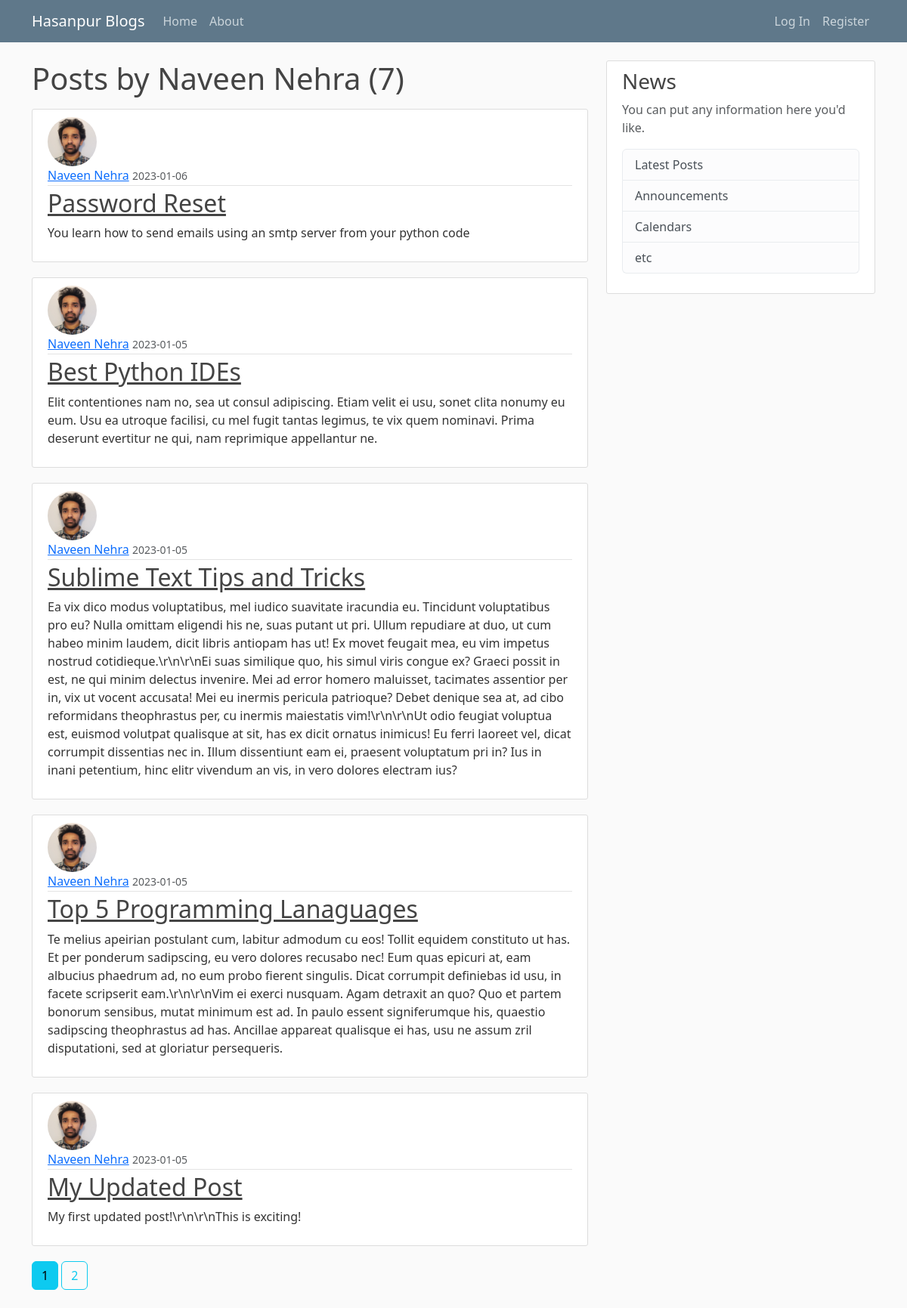
The page /user/Naveen Nehra on the database its author committed.
### blog_main/models.py (models this page shows, shortened)
class User(db.Model, UserMixin):
    id = db.Column(db.Integer, primary_key=True)
    username = db.Column(db.String(20), unique=True, nullable=False)
    email = db.Column(db.String(120), unique=True, nullable=False)
    image_file = db.Column(db.String(20), nullable=False, default='default.jpg')
    password = db.Column(db.String(60), nullable=False)
    posts = db.relationship('Post', backref='author', lazy=True)

class Post(db.Model):
    id = db.Column(db.Integer, primary_key=True)
    title = db.Column(db.String(100), nullable=False)
    date_posted = db.Column(db.DateTime, nullable=False, default=datetime.utcnow)
    content = db.Column(db.Text, nullable=False)
    user_id = db.Column(db.Integer, db.ForeignKey('user.id'), nullable=False)

### blog_main/users/routes.py (the view)
@users.route("/user/<string:username>")
def user_posts(username):
    page = request.args.get('page', 1, type=int)
    user = User.query.filter_by(username=username).first_or_404()
    posts = Post.query.filter_by(author=user)\
        .order_by(Post.date_posted.desc())\
        .paginate(page=page, per_page=5)
    return render_template('user_posts.html', posts=posts, user=user)

### blog_main/templates/user_posts.html
{% extends "layout.html" %}
{% block content %}
    <h1 class="mb-3">Posts by {{ user.username }} ({{ posts.total }})</h1>
    {% for post in posts.items %}
    <article class="media content-section">
        <img class="rounded-circle article-img" src="{{ url_for('static', filename='profile_pics/'+post.author.image_file) }}">
        <div class="media-body">
            <div class="article-metadata">
              <a class="mr-2" href="{{ url_for('users.user_posts', username=post.author.username) }}">{{ post.author.username }}</a>
              <small class="text-muted">{{ post.date_posted.strftime('%Y-%m-%d') }}</small>
            </div>
            <h2><a class="article-title" href="{{ url_for('posts.post', post_id=post.id) }}">{{ post.title }}</a></h2>
            <p class="article-content">{{ post.content }}</p>
        </div>
    </article>
    {% endfor %}
    {% for page_num in posts.iter_pages(left_edge=1, right_edge=1, left_current=1, right_current=1) %}
        {% if page_num %}
            {% if page_num == posts.page %}
                <a class="btn btn-info mb-4" href="{{ url_for('users.user_posts', username=user.username, page=page_num) }}">{{page_num}}</a>
            {% else %}
                <a class="btn btn-outline-info mb-4" href="{{ url_for('users.user_posts', username=user.username, page=page_num) }}">{{page_num}}</a>
            {% endif %}
        {% else %}
            ...
        {% endif %}
    {% endfor %}
{% endblock content %}

### blog_main/static/main.css (style rules this page uses)
body { background: #fafafa; color: #333333; margin-top: 5rem; }
h1, h2, h3, h4, h5, h6 { color: #444444; }
.content-section { background: #ffffff; padding: 10px 20px; border: 1px solid #dddddd; border-radius: 3px; margin-bottom: 20px; }
.article-title { color: #444444; }
.article-content { white-space: pre-line; }
.article-img { height: 65px; width: 65px; margin-right: 16px; }
.article-metadata { padding-bottom: 1px; margin-bottom: 4px; border-bottom: 1px solid #e3e3e3 }

### rows shown on the page
User: username "Naveen Nehra"
Post: image_file (picture), author.username "Naveen Nehra", date_posted "2023-01-06", title "Password Reset", content "You learn how to send emails using an smtp server from your python code"
Post: image_file (picture), author.username "Naveen Nehra", date_posted "2023-01-05", title "Best Python IDEs", content "Elit contentiones nam no, sea ut consul adipiscing. Etiam velit ei usu, sonet clita nonumy eu eum. Usu ea utroque facilisi, cu mel fugit tantas legimus, te vix quem nominavi. Prima deserunt evertitur ne qui, nam reprimique appellantur ne."
Post: image_file (picture), author.username "Naveen Nehra", date_posted "2023-01-05", title "Sublime Text Tips and Tricks", content "Ea vix dico modus voluptatibus, mel iudico suavitate iracundia eu. Tincidunt voluptatibus pro eu? Nulla omittam eligendi his ne, suas putant ut pri. Ullum repudiare at duo, ut cum habeo minim laudem, dicit libris antiopam has ut! Ex movet feugait mea, eu vim impetus nostrud cotidieque.\\r\\n\\r\\nEi suas similique quo, his simul viris congue ex? Graeci possit in est, ne qui minim delectus invenire. Mei ad error homero maluisset, tacimates assentior per in, vix ut vocent accusata! Mei eu inermis pericula patrioque? Debet denique sea at, ad cibo reformidans theophrastus per, cu inermis maiestatis vim!\\r\\n\\r\\nUt odio feugiat voluptua est, euismod volutpat qualisque at sit, has ex dicit ornatus…"
Post: image_file (picture), author.username "Naveen Nehra", date_posted "2023-01-05", title "Top 5 Programming Lanaguages", content "Te melius apeirian postulant cum, labitur admodum cu eos! Tollit equidem constituto ut has. Et per ponderum sadipscing, eu vero dolores recusabo nec! Eum quas epicuri at, eam albucius phaedrum ad, no eum probo fierent singulis. Dicat corrumpit definiebas id usu, in facete scripserit eam.\\r\\n\\r\\nVim ei exerci nusquam. Agam detraxit an quo? Quo et partem bonorum sensibus, mutat minimum est ad. In paulo essent signiferumque his, quaestio sadipscing theophrastus ad has. Ancillae appareat qualisque ei has, usu ne assum zril disputationi, sed at gloriatur persequeris."
Post: image_file (picture), author.username "Naveen Nehra", date_posted "2023-01-05", title "My Updated Post", content "My first updated post!\\r\\n\\r\\nThis is exciting!"

### other values the page prints
{{ posts.total }} "7"
{{ page_num }} "1"
{{ page_num }} "2"
